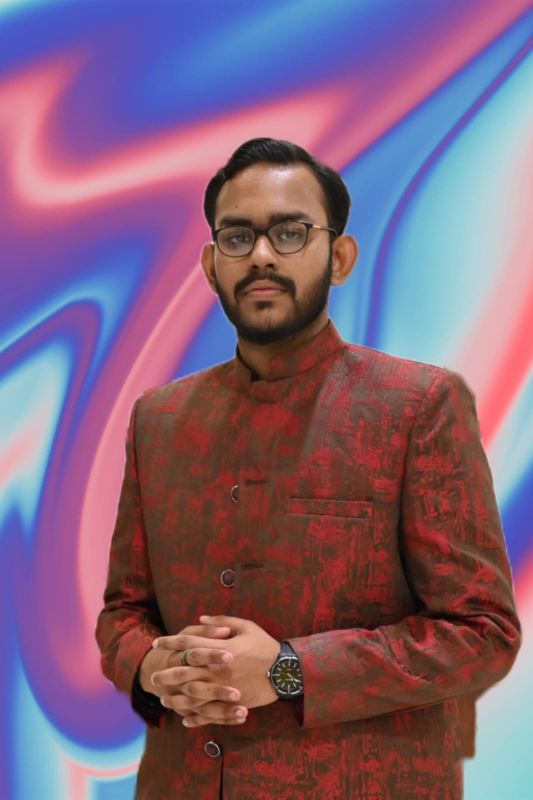
#> input picture backend/students_pics/Aarez.jpeg, 1066 x 1599 px (shown at 1/2 size); its folder holds 3 pictures in this run
$ python optimize_images.py
#> lines starting #> are read from the running program, lines starting #| are printed output that depends on the picture
import os
from PIL import Image

def optimize_all_existing_images():
    STUDENTS_DIR = "students_pics"

    if not os.path.exists(STUDENTS_DIR):
        print("Folder mojood nahi hai!")
        return

    print("Purani images ko optimize karna shuru kar rahe hain...")

    count = 0
    for filename in os.listdir(STUDENTS_DIR):
        # Sirf image files par kaam karein
        if filename.lower().endswith(('.png', '.jpg', '.jpeg')):
            file_path = os.path.join(STUDENTS_DIR, filename)
            try:
                # Image open karein, resize karein aur quality optimize karke overwrite kar dein
                img = Image.open(file_path)
#> img is the input picture: PIL image 1066x1599 RGB; mean R, G, B 130, 97.4, 121.2
                img = img.resize((300, 300), Image.Resampling.LANCZOS)
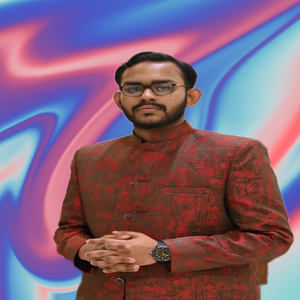
#> img: PIL image 300x300 RGB; mean R, G, B 130, 97.4, 121.2
                img.save(file_path, optimize=True, quality=85)
                count += 1
                print(f"Optimized: {filename}")
            except Exception as e:
                print(f"Error in {filename}: {e}")
#> pass 2 of the loop in optimize_all_existing_images, `for filename in os.listdir(STUDENTS_DIR):`:
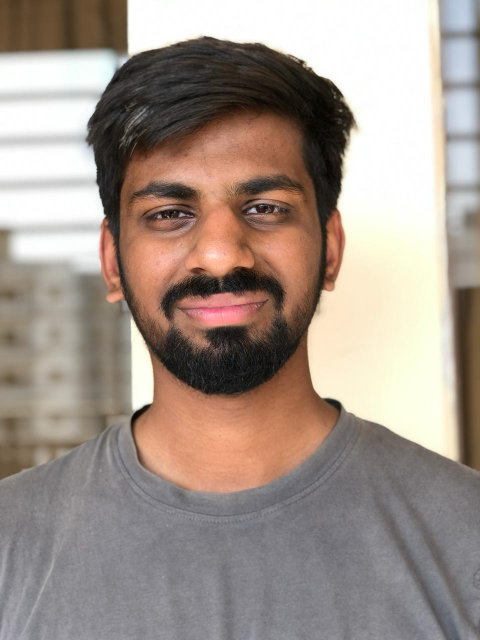
#> input picture backend/students_pics/Mustafa.jpeg, 960 x 1280 px (shown at 1/2 size)
#> in optimize_all_existing_images, img is the input picture: PIL image 960x1280 RGB; mean R, G, B 161.4, 147.6, 138.6
#> in optimize_all_existing_images, `img = img.resize((300, 300), Image.Resampling.LANCZOS)`:
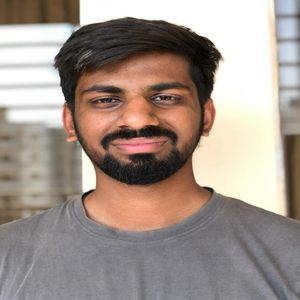
#> img: PIL image 300x300 RGB; mean R, G, B 161.4, 147.6, 138.6
#> pass 3 of the loop in optimize_all_existing_images, `for filename in os.listdir(STUDENTS_DIR):`:
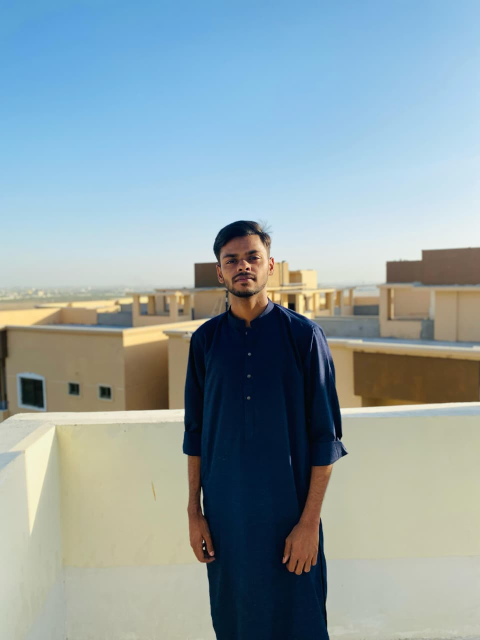
#> input picture backend/students_pics/Shamaim.jpeg, 960 x 1280 px (shown at 1/2 size)
#> in optimize_all_existing_images, img is the input picture: PIL image 960x1280 RGB; mean R, G, B 143.3, 160.7, 165.1
#> in optimize_all_existing_images, `img = img.resize((300, 300), Image.Resampling.LANCZOS)`:
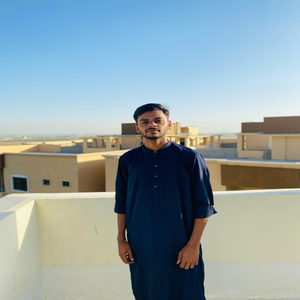
#> img: PIL image 300x300 RGB; mean R, G, B 143.3, 160.7, 165.1

    print(f"Mukammal ho gaya! Total {count} images ko resize aur optimize kar diya gaya hai.")

# Agar is file ko direct run karna ho:
if __name__ == "__main__":
    optimize_all_existing_images()
